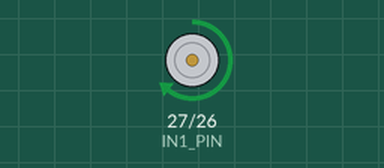
The program below on a simulated ESP32. Parts: motor-driver pin pairs drawn as motors (green arrow = first pin HIGH = forward, orange = second pin HIGH = backward, longer = more drive, scaled by the enable pin).

Above: at 2.5 s.
At 5.2 s:
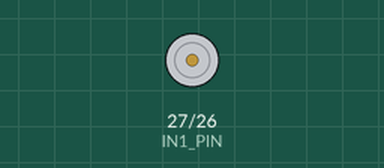
At 8.0 s:
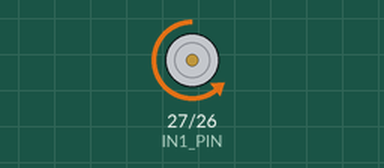
Timing chart, 0 to 14.3 s (numbered marks = the images above):
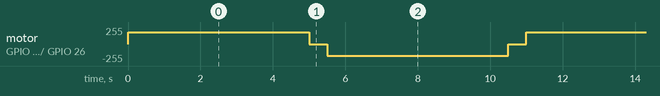

The program:

main.cpp
```cpp
/*
 * Linear Actuator Shuttle
 * -------------------------------------------------------------
 * Board:   Hiletgo ESP32-WROOM-32 dev board
 * Driver:  L298N dual H-bridge motor driver
 * Load:    12V mini linear actuator
 *
 * Behavior: extend the actuator fully, pause, retract it fully,
 * pause, and repeat forever at a moderate speed.
 *
 * WIRING
 * -------------------------------------------------------------
 *   ESP32 GPIO 27  -> L298N IN1
 *   ESP32 GPIO 26  -> L298N IN2
 *   ESP32 GPIO 25  -> L298N ENA   (remove the ENA jumper cap!)
 *   ESP32 GND      -> L298N GND   (also common with the 12V supply GND)
 *
 *   L298N 12V, GND -> external 12V supply (NOT the ESP32's 5V/3V3 rail)
 *   L298N OUT1/OUT2 -> actuator's two motor wires
 *
 * NOTE ON TIMING
 * -------------------------------------------------------------
 * This driver has no position feedback, so "fully extended/retracted"
 * is simulated with a timed run. Set ACTUATOR_TRAVEL_TIME_MS below
 * to slightly MORE than your actuator's real travel time (stroke
 * length / rated speed, from its listing) so it fully bottoms out
 * each direction. Many mini actuators have a built-in limit switch
 * that stops the motor and protects it once it reaches the end, even
 * if you command it to keep pushing a bit longer -- check yours.
 * If your actuator does NOT have a built-in limit switch, don't set
 * this value too much higher than the real travel time, or you'll
 * stall the motor against its hard stop for that extra time on every
 * cycle.
 *
 * Your actuator: 0.83" (21mm) stroke @ 0.2"/s (5mm/s) no-load
 *   => 21mm / 5mm/s = 4.2s theoretical travel time.
 * Under actual load it'll move a bit slower than the no-load spec,
 * so ACTUATOR_TRAVEL_TIME_MS below is set to 5000ms (~20% margin).
 * If it still doesn't sound like it's bottoming out, or it's clearly
 * stalling before the timer ends, adjust this value up or down.
 *
 * NOTE ON PWM API
 * -------------------------------------------------------------
 * This uses the "legacy" ESP32 Arduino ledc API (ledcSetup +
 * ledcAttachPin + ledcWrite(channel, ...)), which is what ships with
 * ESP32 Arduino core 2.x -- the version PlatformIO's espressif32
 * platform commonly installs by default. This is why ledcAttach()
 * (the newer core 3.x, pin-based call) wasn't found: your installed
 * core doesn't have it yet. This legacy form works on core 2.x AND
 * (with a deprecation warning, not an error) on core 3.x, so it's
 * the safer choice across setups.
 */

#include <Arduino.h>

// ---- Pin assignments ----
const int IN1_PIN = 27;
const int IN2_PIN = 26;
const int ENA_PIN = 25;

// ---- Tunables ----
const unsigned long ACTUATOR_TRAVEL_TIME_MS = 5000;   // 0.83" stroke @ 0.2"/s no-load (~4.2s) + margin for load
const unsigned long PAUSE_AT_END_MS = 500;            // brief pause once fully extended/retracted
const int MOTOR_SPEED = 180;                          // 0-255 PWM duty cycle; ~70% = moderate speed

const int PWM_CHANNEL = 0;
const int PWM_FREQ_HZ = 1000;
const int PWM_RESOLUTION_BITS = 8; // gives duty range 0-255

void extendActuator();
void retractActuator();
void stopActuator();

void setup() {
  pinMode(IN1_PIN, OUTPUT);
  pinMode(IN2_PIN, OUTPUT);

  // Configure ENA as a PWM output (legacy ledc API, channel-based).
  ledcSetup(PWM_CHANNEL, PWM_FREQ_HZ, PWM_RESOLUTION_BITS);
  ledcAttachPin(ENA_PIN, PWM_CHANNEL);

  stopActuator();
}

void loop() {
  extendActuator();
  delay(ACTUATOR_TRAVEL_TIME_MS);
  stopActuator();
  delay(PAUSE_AT_END_MS);

  retractActuator();
  delay(ACTUATOR_TRAVEL_TIME_MS);
  stopActuator();
  delay(PAUSE_AT_END_MS);
}

void extendActuator() {
  digitalWrite(IN1_PIN, HIGH);
  digitalWrite(IN2_PIN, LOW);
  ledcWrite(PWM_CHANNEL, MOTOR_SPEED);
}

void retractActuator() {
  digitalWrite(IN1_PIN, LOW);
  digitalWrite(IN2_PIN, HIGH);
  ledcWrite(PWM_CHANNEL, MOTOR_SPEED);
}

void stopActuator() {
  digitalWrite(IN1_PIN, LOW);
  digitalWrite(IN2_PIN, LOW);
  ledcWrite(PWM_CHANNEL, 0);
}
```

Measured:
- by itself, motor on GPIO 27 (IN1_PIN) / GPIO 26 (IN2_PIN): repeats every 11.0 s: stopped 0.50 s, backward 179/255 5.0 s, stopped 0.50 s, forward 179/255 5.0 s
